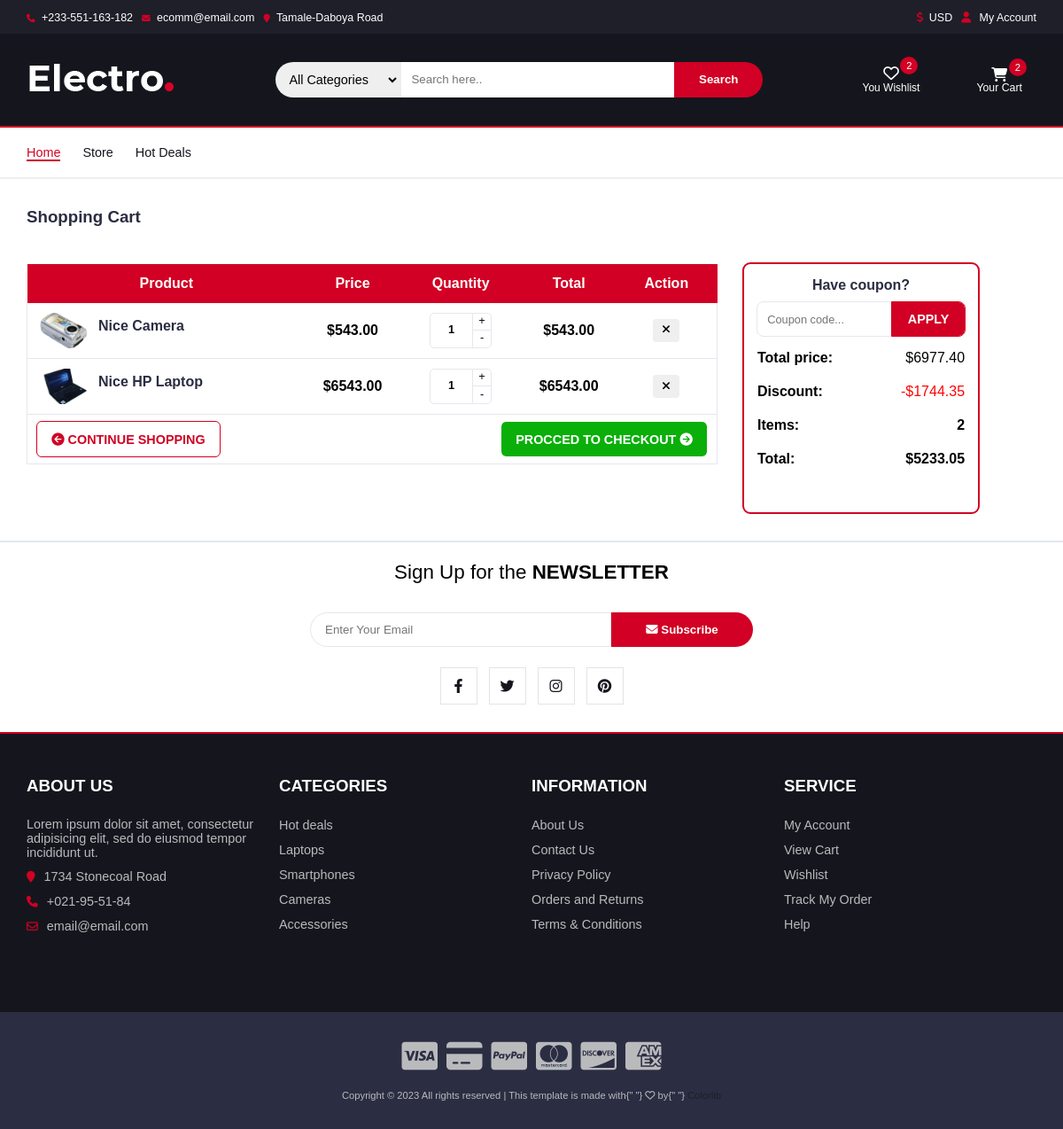
Screenshot of /cart/ (signed in) with the database file from the repository.
### base/models.py (models this page shows, shortened)
class OrderItem(models.Model):
    item = models.ForeignKey(Item, on_delete=models.SET_NULL, null=True)
    order = models.ForeignKey(Order, on_delete=models.SET_NULL, null=True)
    quantity = models.IntegerField(default=0, null=True, blank=True)
    ordered_date = models.DateTimeField(auto_now_add=True)
    @property
    def get_total(self):
        total = 0
        total = self.quantity * self.item.price
        return total
    @property
    def get_discount_price(self):
        total = 0
        if self.item.discount_percent:
            total = self.get_total * (self.item.discount_percent / Decimal('100') )
        return total
    @property
    def get_final_total(self):
        total = 0
        total = self.get_total - self.get_discount_price
        return total

class Item(models.Model):
    title = models.CharField(max_length=255)
    price = models.DecimalField(max_digits=8, decimal_places=2)
    description = models.TextField(null=True, blank=True)
    category = models.ForeignKey(Category, on_delete=models.CASCADE, null=True)
    in_stock = models.IntegerField()
    discount_percent = models.IntegerField(null=True, blank=True)
    rating = models.FloatField(null=True, blank=True)
    slug = models.SlugField(max_length=255)
    item_size = models.CharField(choices=SIZE_CHOICES, max_length=3, )
    item_color = models.CharField(choices=COLOR_CHOICES, max_length=10)
    image = models.ImageField(upload_to=image_upload_path)
    @property
    def get_item_image_url(self):
        try:
            url = self.image.url
        except:
            url = ''
        return url

class Order(models.Model):
    customer = models.ForeignKey(Customer, on_delete=models.SET_NULL, null=True)
    start_date = models.DateTimeField(auto_now_add=True)
    ordere_date = models.DateTimeField(null=True)
    complete = models.BooleanField(default=False)
    coupon = models.ForeignKey('Coupon', on_delete=models.SET_NULL, null=True)
    transaction_id = models.CharField(max_length=100, null=True)
    billing_addres = models.ForeignKey("Address", related_name="billing_addres", on_delete=models.SET_NULL, null=True, blank=True)
    shipping_addres = models.ForeignKey("Address", related_name="shipping_addres", on_delete=models.SET_NULL, null=True, blank=True)
    @property
    def get_cart_total(self):
        total = 0
        orderItem = self.orderitem_set.all()
        total = sum([item.get_final_total for item in orderItem])
        return total
    @property
    def get_coupon_discount(self):
        total = 0
        if self.coupon:
            total = self.get_cart_total * (self.coupon.discount / Decimal('100'))
        return total
    @property
    def get_finally_total(self):
        total = 0
        if self.coupon:
            total = self.get_cart_total - self.get_coupon_discount
        return total
    @property
    def get_quantity_total(self):
        total = 0
        orderItem = self.orderitem_set.all()
        total = sum([item.quantity for item in orderItem])
        return total

class Coupon(models.Model):
    code = models.CharField(max_length=15)
    valid_from = models.DateTimeField()
    valid_to = models.DateTimeField()
    discount = models.IntegerField()

### base/views.py (the view)
# urls.py: path('cart/', views.cartPage, name="cart"),
def cartPage(request):
    if request.user.is_authenticated:
        customer = request.user.customer
        order = Order.objects.filter(customer=customer, complete=False).first()
        orderItems = order.orderitem_set.all()
        orderItem_count = order.orderitem_set.count()
    context = {
        'order': order,
        'orderItems': orderItems,
        'couponform': CouponForm(),
        'orderItem_count': orderItem_count,
    }
    return render(request, "base/cart.html", context)

### base/forms.py
class CouponForm(forms.ModelForm):
    class Meta:
        model = Coupon
        fields = ['code']
        widgets = {
            'code': forms.TextInput(attrs={"placeholder": 'Coupon code...'})
        }

### templates/base/cart.html (shortened to what this page needs)
{% extends 'index.html' %} {% block title %}Cart{% endblock title %} {% load
static %} {% block content %}
<div class="cart__wrapper">
  <div class="container">
    <h3>Shopping Cart</h3>
    <div class="table__coupon">
      <div class="table__wrapper">
        <table>
          <thead>
            <tr>
              <th>Product</th>
              <th>Price</th>
              <th>Quantity</th>
              <th>Total</th>
              <th>Action</th>
            </tr>
          </thead>
          <tbody>
            {% if orderItem_count > 0 %}
            {% for orderItem in orderItems %}
            <tr>
              <td>
                <div class="cart__product">
                  <div class="cart__image">
                    <img src="{{orderItem.item.get_item_image_url}}" alt="" />
                  </div>
                  <h4 class="cart__product__name">{{ orderItem.item.title }}</h4>
                </div>
              </td>
              <td>
                <span class="cart__price">${{ orderItem.item.price }}</span>
              </td>
              <td>
                <div class="quantity__label cart__quantity">
                  <div class="input__number">
                    <span class="number">{{ orderItem.quantity }}</span>
                    <div class="qty__add__remove">
                      <span data-item="{{ orderItem.item.id }}" data-action="add" class="qty__add update-item">+</span>
                      <span data-item="{{ orderItem.item.id }}" data-action="remove" class="qty__remove update-item">-</span>
                    </div>
                  </div>
                </div>
              </td>
              <td>
                <span class="cart__total">${{ orderItem.get_total }}</span>
              </td>
              <td>
                <button data-item="{{ orderItem.item.id }}" data-action="delete" class="del__btn fas fa-times update-item">
                </button>
              </td>
            </tr>
            {% endfor %}
            {% else %}
            <tr>
              <td colspan="5">
                <p>You currently have no items in your cart click down :- <strong class="ch_sp"><em>continue shopping</em></strong> to get a free discount</p>
              </td>
            </tr>
            {% endif %}
          </tbody>
        </table>
        <div class="checkout__shopping">
          <a href="{% url 'store' %}" class="continue__shopping">
            <i class="fas fa-arrow-circle-left"></i>
            continue shopping</a
          >
          <a href="{% url 'checkout' %}" class="proceed__checkout">
            procced to checkout
            <i class="fas fa-arrow-circle-right"></i>
          </a>
        </div>
      </div>
      <div class="coupon__form">
        <h4>Have coupon?</h4>
        <form action="{% url 'apply-coupon' %}" method="POST">
          <div class="field__group">
            {{ couponform.code }}
            <button type="submit">Apply</button>
          </div>
          <div class="totals__wrapper">
            <ul class="money__wrapper">
              <li>
                <span class="total__price">Total price:</span>
                <span class="amount">
                  ${{ order.get_cart_total|floatformat:"2" }}
                </span>
              </li>
              <li>
                <span class="discount">Discount:</span>
                <span style="color: red" class="amount">
                  -${{ order.get_coupon_discount|floatformat:"2" }}
                </span>
              </li>
              <li>
                <span class="totals">Items:</span>
                <span class="amount__total">{{ order.get_quantity_total }}</span>
              </li>
              <li>
                <span class="totals">Total:</span>
                <span class="amount__total"
                  >${{order.get_finally_total|floatformat:"2"}}</span
                >
              </li>
            </ul>
          </div>
        </form>
      </div>
    </div>
  </div>
</div>
{% endblock content %}

### static/css/styles.css (style rules this page uses)
* { margin: 0; padding: 0; box-sizing: border-box; }
h1, h2, h3, h4, h5, h6 { color: #2B2D42; font-weight: 700; margin: 0 0 10px; }
ul { margin: 0; padding: 0; list-style: none; }
svg, img { display: block; max-width: 100%; object-fit: cover; }
a { text-decoration: none; display: inline-block; }
body { display: flex; flex-direction: column; font-size: 16px; overflow-x: hidden; font-family: 'Montserrat', sans-serif; }
.container { width: min(750px, 94%); margin-inline: auto; }
@media (min-width: 992px) { .container { width: min(600px, 94%); margin-inline: auto; } }
@media (min-width: 992px) { .container { width: min(1150px, 95%); } }
.quantity__label { display: flex; align-items: center; gap: 6px; font-size: .8rem; text-transform: uppercase; }
.input__number { display: flex; align-items: center; position: relative; width: 70px; height: 40px; }
.number { border: 1px solid #E4E7ED; display: block; font-weight: bold; width: 70%; min-height: 40px; line-height: 35px; border-radius: 5px 0 0 5px; }
.input__number>div { position: absolute; right: 0; width: 30%; display: flex; flex-direction: column; border: 1px solid #E4E7ED; border-left: 0; height: 100%; border-radius: 0 5px 5px 0; }
.qty__add__remove span { display: flex; justify-content: center; align-items: center; padding-bottom: 3px; font-size: .8rem; cursor: pointer; height: 50%; transition: all .2s; }
.qty__add__remove span:first-of-type { border-bottom: 1px solid #E4E7ED; }
.cart__wrapper { width: 100%; }
.cart__wrapper>div { padding-block: 2rem; }
.cart__wrapper h3 { padding-bottom: 2rem; }
.table__coupon { display: flex; flex-wrap: wrap; gap: 30px; }
.table__wrapper { width: min(780px, 100%); }
table { width: 100%; border-collapse: collapse; }
table th { background-color: #D10024; color: #fff; padding: .8rem .7rem; }
table td { padding-block: .7rem; text-align: center; }
table tbody tr { border: 1px solid #E4E7ED; border-top: 0; }
.cart__product { display: flex; align-items: center; gap: 10px; padding-left: 10px; }
.cart__image { width: 60px; }
.cart__image img { width: 100%; }
.cart__quantity { display: flex; align-items: center; justify-content: center; }
.cart__price, .cart__total { font-weight: 700; }
.del__btn { border: transparent; font-size: .8rem; border-radius: 4px; transition: all .2s; cursor: pointer; padding: .4rem .7rem; }
.coupon__form { outline: 2px solid #D10024; padding: 15px; border-radius: 7px; }
.coupon__form h4 { text-align: center; }
.coupon__form .field__group { display: flex; width: 100%; height: 38px; }
.coupon__form input { outline: 1px solid #E4E7ED; width: 65%; height: 100%; border: transparent; border-radius: 7px 0 0 7px; font-size: .8rem; padding: 0 .7rem; }
.coupon__form button { width: 35%; border-radius: 0 7px 7px 0; border: transparent; background-color: #D10024; outline: 1px solid #D10024; color: #fff; font-weight: 600; font-size: .9rem; text-transform: uppercase; cursor: pointer; }
.money__wrapper { padding-block: 1rem; }
.money__wrapper li { display: flex; align-items: center; justify-content: space-between; margin-bottom: 20px; }
.money__wrapper .amount__total, .money__wrapper span:first-of-type { font-weight: bold; }
.checkout__shopping { display: flex; align-items: center; justify-content: space-between; padding: .5rem .7rem; border: 1px solid #E4E7ED; border-top: 0; }
.checkout__shopping a { display: inline-block; text-transform: uppercase; padding: .7rem 1rem; font-size: .9rem; border-radius: 5px; font-weight: 600; transition: all .2s; outline: 1px solid; }
.continue__shopping { color: #D10024; outline-color: #D10024 ; }
.proceed__checkout { background-color: #0aaf0a; color: #fff; outline-color: #0aaf0a; }

### rows the page displays
OrderItem: item.get_item_image_url (picture), item "Nice Camera", item.price "543.00", quantity "1", get_total "543.00"
OrderItem: item.get_item_image_url (picture), item "Nice HP Laptop", item.price "6543.00", quantity "1", get_total "6543.00"
Order: get_cart_total "6977.40", get_coupon_discount "1744.35", get_quantity_total "2", get_finally_total "5233.05"

### other values shown
{{ orderItem_count }} "2"
